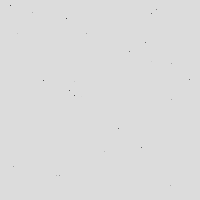
Frame 1 (no input)
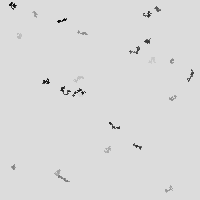
Frame 60 (the mouse pressed at the canvas centre just before this capture)
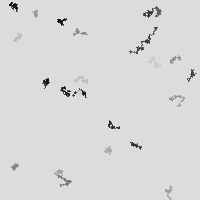
Frame 120 (the mouse held since frame 60 and released just before this capture)

The Processing sketch that drew these frames (run headless with seeded random() and noise(); from frame 60 on, the mouse is pressed at the canvas centre):

// Processing sketch: processing_21575
// ── processing_21575.pde

int num = 25;

Ball[] myBalls = new Ball[num];




void setup() {

  size(200,200);
  background(200);
  
  for(int i=0;i<num;i++){
    myBalls[i] = new Ball();
  }
  
  background(220);
  smooth();
}




void draw() {

  for(int i=0; i < num; i++) {
    myBalls[i].draw();
  }
}

class Ball {

  float xpos = random(0,width);
  float ypos = random(0,height);
  float speed = random(-5,5);
  color c = color (int(random(255)));

  Ball() {
  }

  void update() {
    fill(random(255));
  }

  void draw() {
    stroke(c);
    ypos = ypos + random(-1,1);
    xpos = xpos + random(-1,1);
    point(xpos,ypos);
  }
}
